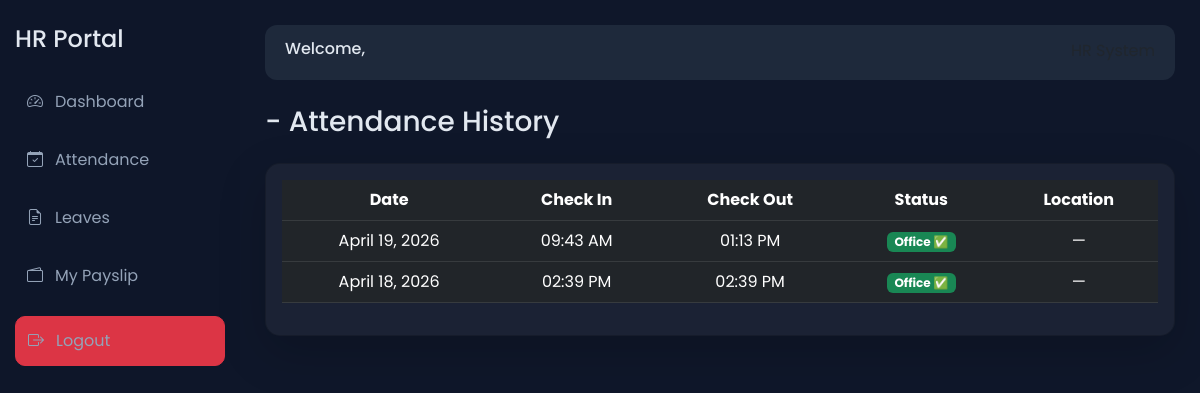
/employee-attendance/19/, run on an earlier commit of the app's database.
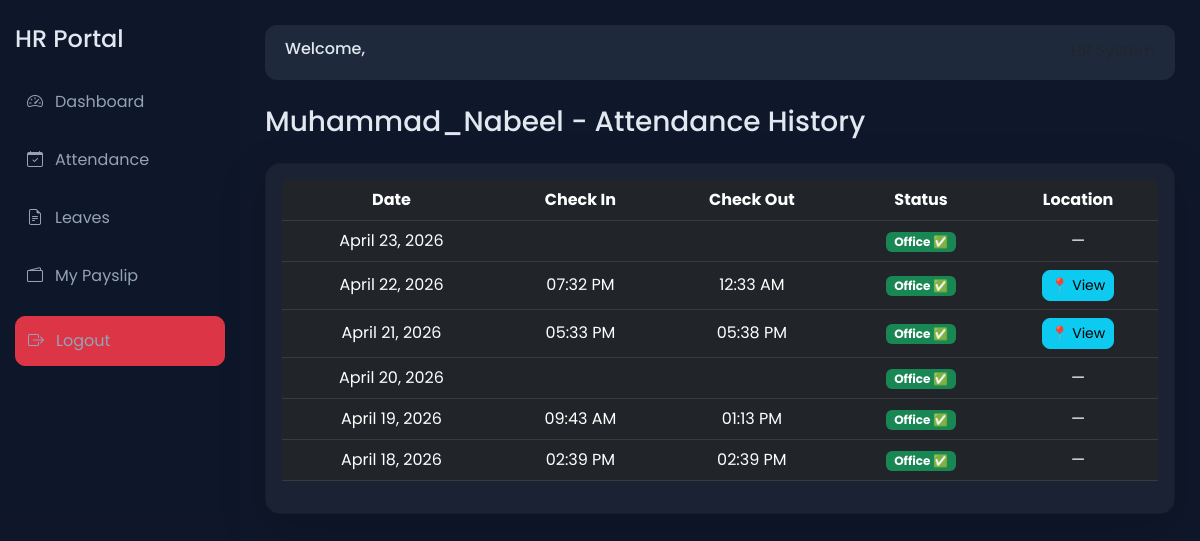
And on a later commit of the database.
### employees/models.py (models this page shows, shortened)
class Attendance(models.Model):
    employee = models.ForeignKey(Employee, on_delete=models.CASCADE)
    date = models.DateField()
    check_in = models.TimeField(null=True, blank=True)
    check_out = models.TimeField(null=True, blank=True)
    mode = models.CharField(
        max_length=20,
        choices=[
            ('office', 'Office'),
            ('remote', 'Remote'),
        ],
        default='office'
    )
    latitude = models.FloatField(null=True, blank=True)
    longitude = models.FloatField(null=True, blank=True)
    map_link = models.URLField(null=True, blank=True)
    SOURCE_CHOICES = [
        ('web', 'Web'),
        ('rfid', 'RFID'),
    ]
    source = models.CharField(max_length=10, choices=SOURCE_CHOICES, default='web')
    late_minutes = models.IntegerField(default=0)
    status = models.CharField(
        max_length=20,
        choices=[
            ('Present', 'Present'),
            ('Absent', 'Absent'),
            ('Late', 'Late'),
            ('Remote', 'Remote'),
        ],
        default='Present'
    )
    created_at = models.DateTimeField(auto_now_add=True)
    updated_at = models.DateTimeField(auto_now=True)
    selfie = models.ImageField(upload_to='attendance_selfies/', null=True, blank=True)
    class Meta:
        unique_together = ['employee', 'date']

class Employee(models.Model):
    user = models.ForeignKey(User, on_delete=models.CASCADE)
    full_name = models.CharField(max_length=100)
    email = models.EmailField()
    phone = models.CharField(max_length=15)
    department = models.CharField(max_length=100)
    role = models.CharField(max_length=50, default='Employee')
    designation = models.CharField(max_length=100, null=True, blank=True)
    manager = models.ForeignKey(
        'self',
        on_delete=models.SET_NULL,
        null=True,
        blank=True,
        related_name='team_members'
    )
    salary = models.IntegerField()
    joining_date = models.DateField()
    profile_pic = models.ImageField(upload_to='profiles/', null=True, blank=True)
    casual_total = models.IntegerField(default=14)
    casual_used = models.IntegerField(default=0)
    sick_total = models.IntegerField(default=8)
    sick_used = models.IntegerField(default=0)
    earned_total = models.IntegerField(default=10)
    earned_used = models.IntegerField(default=0)
    is_active = models.BooleanField(default=True)
    rfid = models.CharField(max_length=100, unique=True, null=True, blank=True)
    face_image = models.ImageField(upload_to='faces/', null=True, blank=True)
    shift_start = models.TimeField(default=time(9, 0))
    shift_end = models.TimeField(default=time(18, 0))

### employees/views.py (the view)
# urls.py: path('employee-attendance/<int:id>/', views.employee_attendance, name='employee_attendance'),
def employee_attendance(request, id):
    employee = Employee.objects.get(id=id)
    records = Attendance.objects.filter(
        employee=employee
    ).order_by('-date')
    return render(request, 'employee_attendance.html', {
        'employee': employee,
        'records': records
    })

### templates/employee_attendance.html
{% extends 'base.html' %}
{% block content %}
<h3 class="mb-4">{{ employee.full_name }} - Attendance History</h3>
<div class="card shadow-lg p-3" style="border-radius:15px; background:rgba(255,255,255,0.05);">
<table class="table table-dark table-hover align-middle text-center">
    <thead>
        <tr>
            <th>Date</th>
            <th>Check In</th>
            <th>Check Out</th>
            <th>Status</th>
            <th>Location</th>
        </tr>
    </thead>
    <tbody>
        {% for att in records %}
        <tr>
            <td>{{ att.date }}</td>
            <td>{{ att.check_in|time:"h:i A" }}</td>
            <td>{{ att.check_out|time:"h:i A" }}</td>
            <td>
                {% if att.status == "Outside" %}
                    <span class="badge bg-danger">Outside ❌</span>
                {% else %}
                    <span class="badge bg-success">Office ✅</span>
                {% endif %}
            </td>
            <td>
                {% if att.map_link %}
                    <a href="{{ att.map_link }}" target="_blank" class="btn btn-info btn-sm">
                        📍 View
                    </a>
                {% else %}
                    —
                {% endif %}
            </td>
        </tr>
        {% endfor %}
    </tbody>
</table>
</div>
{% endblock %}

What changed in the data, as far as the page shows it:
now on this page (row edited): Employee: full_name "Muhammad_Nabeel"
added Attendance: date "April 23, 2026", status "Office ✅"
added Attendance: date "April 22, 2026", check_in "07:32 PM", check_out "12:33 AM", status "Office ✅"
added Attendance: date "April 21, 2026", check_in "05:33 PM", check_out "05:38 PM", status "Office ✅"
added Attendance: date "April 20, 2026", status "Office ✅"
